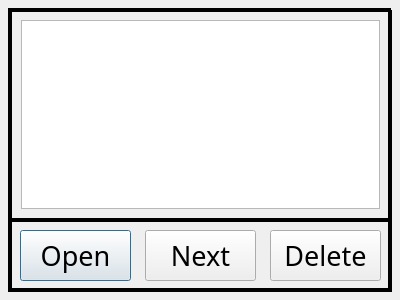
<?xml version="1.0" encoding="UTF-8"?>
<ui version="4.0">
 <class>Dialog</class>
 <widget class="QDialog" name="Dialog">
  <property name="geometry">
   <rect>
    <x>0</x>
    <y>0</y>
    <width>400</width>
    <height>300</height>
   </rect>
  </property>
  <property name="windowTitle">
   <string>Dialog</string>
  </property>
  <widget class="Line" name="line">
   <property name="geometry">
    <rect>
     <x>10</x>
     <y>210</y>
     <width>381</width>
     <height>21</height>
    </rect>
   </property>
   <property name="frameShadow">
    <enum>QFrame::Plain</enum>
   </property>
   <property name="lineWidth">
    <number>4</number>
   </property>
   <property name="orientation">
    <enum>Qt::Horizontal</enum>
   </property>
  </widget>
  <widget class="Line" name="line_2">
   <property name="geometry">
    <rect>
     <x>10</x>
     <y>0</y>
     <width>381</width>
     <height>21</height>
    </rect>
   </property>
   <property name="frameShadow">
    <enum>QFrame::Plain</enum>
   </property>
   <property name="lineWidth">
    <number>4</number>
   </property>
   <property name="orientation">
    <enum>Qt::Horizontal</enum>
   </property>
  </widget>
  <widget class="Line" name="line_3">
   <property name="geometry">
    <rect>
     <x>0</x>
     <y>8</y>
     <width>20</width>
     <height>284</height>
    </rect>
   </property>
   <property name="frameShadow">
    <enum>QFrame::Plain</enum>
   </property>
   <property name="lineWidth">
    <number>4</number>
   </property>
   <property name="orientation">
    <enum>Qt::Vertical</enum>
   </property>
  </widget>
  <widget class="Line" name="line_4">
   <property name="geometry">
    <rect>
     <x>380</x>
     <y>10</y>
     <width>20</width>
     <height>282</height>
    </rect>
   </property>
   <property name="frameShadow">
    <enum>QFrame::Plain</enum>
   </property>
   <property name="lineWidth">
    <number>4</number>
   </property>
   <property name="orientation">
    <enum>Qt::Vertical</enum>
   </property>
  </widget>
  <widget class="Line" name="line_5">
   <property name="geometry">
    <rect>
     <x>10</x>
     <y>280</y>
     <width>381</width>
     <height>21</height>
    </rect>
   </property>
   <property name="frameShadow">
    <enum>QFrame::Plain</enum>
   </property>
   <property name="lineWidth">
    <number>4</number>
   </property>
   <property name="orientation">
    <enum>Qt::Horizontal</enum>
   </property>
  </widget>
  <widget class="QPushButton" name="prev_file_button">
   <property name="geometry">
    <rect>
     <x>20</x>
     <y>230</y>
     <width>111</width>
     <height>51</height>
    </rect>
   </property>
   <property name="font">
    <font>
     <family>Visitor_Rus</family>
     <pointsize>20</pointsize>
    </font>
   </property>
   <property name="text">
    <string>Open</string>
   </property>
  </widget>
  <widget class="QPushButton" name="delete_file_button">
   <property name="geometry">
    <rect>
     <x>270</x>
     <y>230</y>
     <width>111</width>
     <height>51</height>
    </rect>
   </property>
   <property name="font">
    <font>
     <family>Visitor_Rus</family>
     <pointsize>20</pointsize>
    </font>
   </property>
   <property name="text">
    <string>Delete</string>
   </property>
  </widget>
  <widget class="QPushButton" name="next_file_button">
   <property name="geometry">
    <rect>
     <x>145</x>
     <y>230</y>
     <width>111</width>
     <height>51</height>
    </rect>
   </property>
   <property name="font">
    <font>
     <family>Visitor_Rus</family>
     <pointsize>20</pointsize>
    </font>
   </property>
   <property name="text">
    <string>Next</string>
   </property>
  </widget>
  <widget class="QListWidget" name="file_list">
   <property name="geometry">
    <rect>
     <x>21</x>
     <y>20</y>
     <width>359</width>
     <height>189</height>
    </rect>
   </property>
  </widget>
 </widget>
 <resources/>
 <connections/>
</ui>
